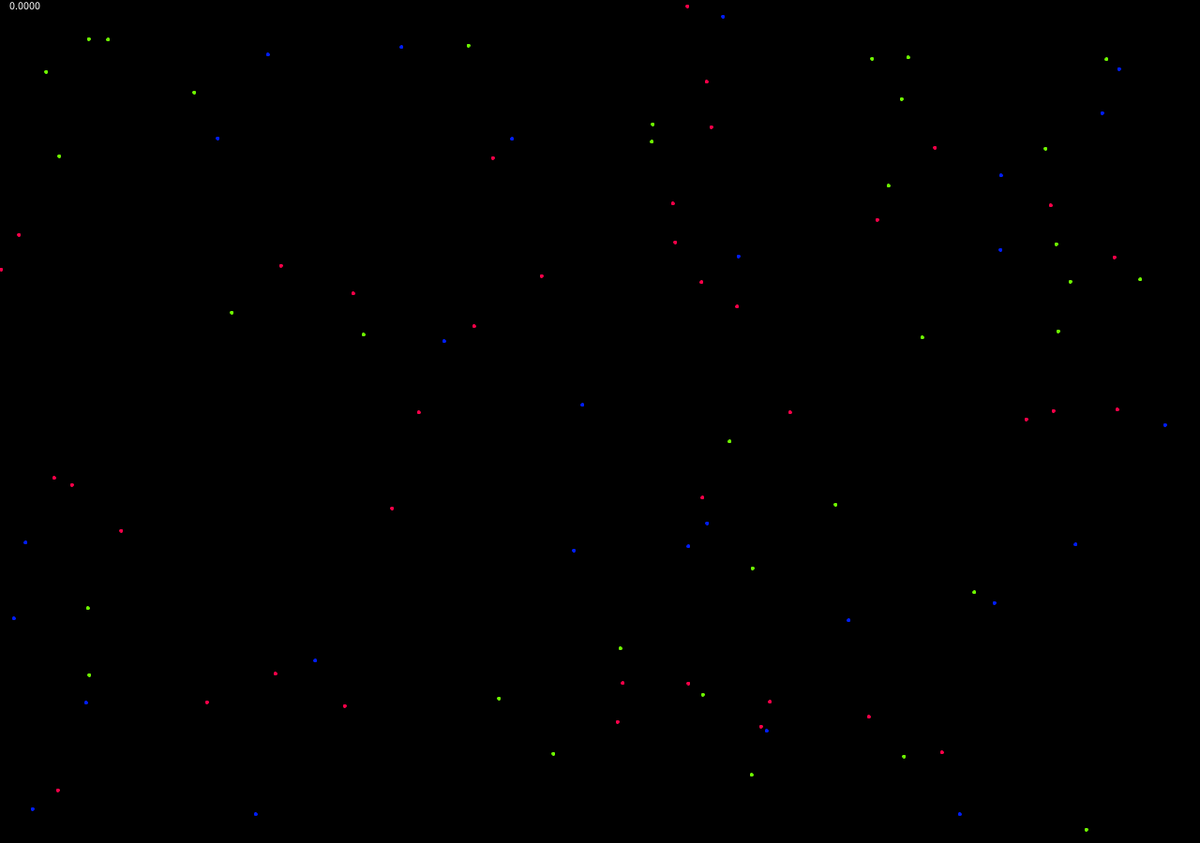
Frame 1 (no input)
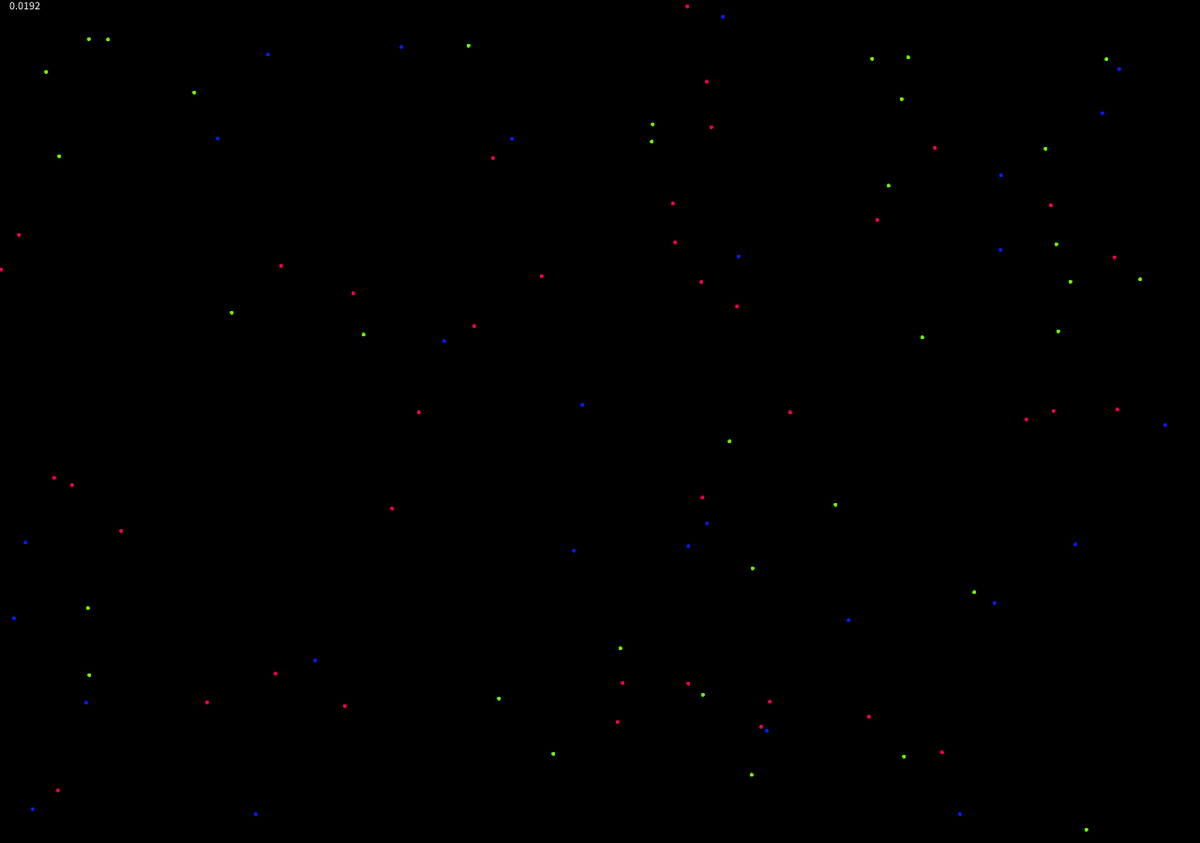
Frame 60 (the mouse pressed at the canvas centre just before this capture)
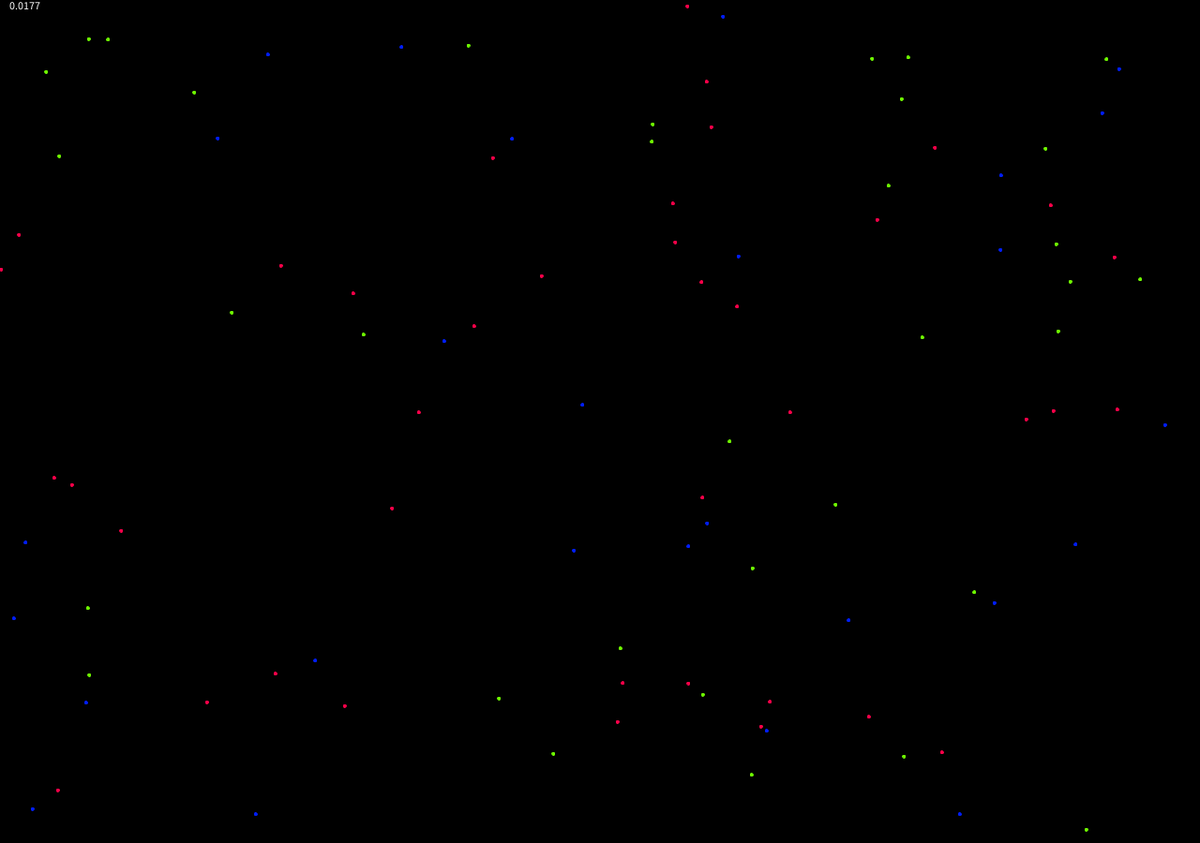
Frame 120 (the mouse held since frame 60 and released just before this capture)

The Processing sketch that drew these frames (run headless with seeded random() and noise(); from frame 60 on, the mouse is pressed at the canvas centre):

// Processing sketch: particle_system_2
// ── particle_system_2.pde
ArrayList<Particle> particles = new ArrayList<Particle>();
int ID = 0;


ArrayList<ParticleType> types = new ArrayList<ParticleType>();
final int NUM_TYPES = 3;
final int NUM_DOTS = 100;
QuadTree tree;

long time_now = System.nanoTime();
long time_last = System.nanoTime();
long time_delta = 0;
float dt = 0;
float dt_accum = 0;
float dt_display = 0;
void setup() {
  size(1280, 900);

  colorMode(HSB);

  for (int i = 0; i < NUM_TYPES; i += 1) {
    types.add(new ParticleType());
  }
  
  for (ParticleType type : types) {
    type.makeForces();
  }

  for (int i = 0; i < NUM_DOTS; i += 1) {
    particles.add( new Particle(random(width), random(height)));
  }
  M = new PVector(mouseX, mouseY);
  
  //frameRate(1);
}
PVector M;
float mbw = 100;
float mbh = 100;
final float BORDER = 10;
ArrayList<QuadTreePoint> mlist = new ArrayList<QuadTreePoint>();
void draw() {
  time_now = System.nanoTime();
  time_delta = time_now - time_last;
  time_last = time_now;
  dt = (time_delta / 1e9);
  
  background(0);
  M.set(mouseX, mouseY);

  tree = new QuadTree(0, 0, width, height);

  for (Particle p : particles) {
    tree.addPoint(p);
    p.update();
    p.draw();
  }
  
  fill(255);
  dt_accum += dt;
  if (dt_accum > 1) {
    dt_display = dt;
    dt_accum -= 1;
  }
  text(nfc(dt_display, 4), 10, 10);

 // tree.draw();

//  stroke(0, 255, 255);
//  noFill();
//  ellipse(M.x, M.y, mbw*2, mbh*2);
//  mlist.clear();
//  tree.getPointsInCicle(mlist, M.x, M.y, mbw);
//  stroke(0, 255, 0);
//  noFill();
//  for (QuadTreePoint qtp : mlist) {
//    ellipse(qtp.pos.x, qtp.pos.y, 5, 5);
//  }
}

// ── Particle.pde
 //<>//

class Particle extends QuadTreePoint {



  //PVector vel, acc;
  float angle, speed;
  ArrayList<QuadTreePoint> nearby = new ArrayList<QuadTreePoint>();
  ParticleType type;
  Particle(float x, float y) {
    super(x, y);

    type = types.get(floor(random(types.size())));

  //  vel = PVector.random2D();
   // acc = new PVector();
  }

  void update() {
    nearby.clear();
    tree.getPointsInCicle(nearby, pos.x, pos.y, MAX_DIST);
    for (ParticleForce force : type.forces) {
      for (QuadTreePoint qtp : nearby) {

        Particle p = (Particle) qtp;
        if (p.id == id) continue;
        if (p.type.equals(force.otherType)) {
          steer(p.pos, force);
        }
      }
    }
  //  acc.add(PVector.random2D().mult(random(0.1)));


    if (pos.x < BORDER) {
      applyForce(10, 0);
    }

    if (pos.x > width - BORDER) {
      applyForce(-10, 0);
    }

    if (pos.y < BORDER) {
      applyForce(0, 10);
    }

    if (pos.y > height - BORDER) {
      applyForce(0, -10);
    }


    //vel.add(acc);
    //vel.limit(4);
    //vel.mult(0.99);

    //pos.add(vel);
    //acc.mult(0);
  }

  void steer(PVector p, ParticleForce force) {
    //float d = PVector.dist(p, pos);
    //PVector steer = new PVector();
    //if (d < force.minDist) {
    //  steer.add(PVector.sub(pos, p).mult(1 / d));
    // // steer.limit(4);
    //  applyForce(steer);
    //  return;
    //} else if (d < force.mid) {
    //  steer.add(PVector.sub(p, pos).mult(d));
    //} else if (d < force.maxDist) {
    //  steer.add(PVector.sub(p, pos).mult(1/d));
    //}
    //steer.limit(abs(force.maxForce));
    //if (force.maxForce < 0) {
    //  steer.mult(-1);
    //}
    //steer.setMag(abs(force.maxForce));
    //applyForce(steer);
  }

  void applyForce(PVector force) {
    //acc.add(force);
  }

  void applyForce(float x, float y) {
    //acc.add(x, y);
  }

  void draw() {
    stroke(type.c);
    fill(type.c);
    ellipse(pos.x, pos.y, 3, 3);
  }
}

class QuadTreePoint {
  final int id;
  {
    ID += 1;
    id = ID;
  }
  public PVector pos;


  QuadTreePoint(float x, float y) {
    pos = new PVector(x, y);
  }
  @Override
    boolean equals(Object o) {
    if (o instanceof QuadTreePoint) {
      QuadTreePoint qtp = (QuadTreePoint) o;
      if (qtp.id == id) return true;
    }
    return false;
  }
  int hashCode() {
    return Integer.hashCode(id);
  }
}

// ── ParticleTypes.pde
class ParticleType {
  final int id;
  {
    ID += 1;
    id = ID;
  }


  ArrayList<ParticleForce> forces = new ArrayList<ParticleForce>();
  color c = color(random(255), 255, 255);
  
  
  void makeForces() {
    for (ParticleType type : types) {
     
      
      forces.add( new ParticleForce(type));
    }
  }
}
final float MAX_DIST = 100;
class ParticleForce {
  ParticleType otherType;

  float minDist = 10;
  float maxDist = random(minDist, MAX_DIST);
  float mid = random(minDist, maxDist);
  
  //float maxForce = random(-3,3);
  float angle = random(-PI,PI);
  
  ParticleForce(ParticleType other) {
    otherType = other;
  }
}

// ── QuadTree.pde
boolean pointInRect(float x, float y, float rx, float ry, float rw, float rh) {
  return (x >= rx && x < rx + rw && y >= ry && y < ry + rh);
}

class QuadTree {
  PVector pos, dims;

  QuadTree[] children = null;
  ArrayList<QuadTreePoint> points = new ArrayList<QuadTreePoint>();



  QuadTree(float x, float y, float w, float h) {
    pos = new PVector(x, y);
    dims = new PVector(w, h);
  }

  boolean inside(float x, float y) {
    return (x >= pos.x && x < pos.x + dims.x && y >= pos.y && y < pos.y + dims.y);
  }
  boolean inside(QuadTreePoint p) {
    return inside(p.pos.x, p.pos.y);
  }
  
  
  void getPointsInCicle(ArrayList<QuadTreePoint> list, float x, float y, float r) {
    
    float xx = x -r; 
    float yy = y - r;
    
    getPointsInRect(list,xx,yy,r*2,r*2);
    
    for (int i = list.size()-1; i >= 0; i -= 1) {
      QuadTreePoint qtp = list.get(i);
      float xs = (qtp.pos.x - x) * (qtp.pos.x - x);
      float ys = (qtp.pos.y - y) * (qtp.pos.y - y);
      
      if (abs(xs) + abs(ys) < (r*r)) {
        
      } else{
        list.remove(i);
      }
      
    }
    
  }
  
  void getPointsInRect(ArrayList<QuadTreePoint> list, float x, float y, float w, float h) {
    
    for (QuadTreePoint qtp : points) {
      if (pointInRect(qtp.pos.x, qtp.pos.y, x, y, w, h)) {
        list.add(qtp);
      }
    }
    
    if (children != null) {
      for (QuadTree child : children) {
        child.getPointsInRect(list,x,y,w,h);
      }
    }
    
  }


  void draw() {
    stroke(255, 128);
    noFill();
    rect(pos.x, pos.y, dims.x, dims.y);
    if (children != null) {
      for (QuadTree child : children ) {
        child.draw();
      }
    }
  }

  boolean addPoint(QuadTreePoint p) {
    if (inside(p)) {
      if (points.size() < LIMIT) {
        points.add(p);
        return true;
      } else {
        if (children == null) {
          children = new QuadTree[4];
          float wh = dims.x / 2;
          float hh = dims.y / 2;
          children[0] = new QuadTree(pos.x, pos.y, wh, hh);
          children[1] = new QuadTree(pos.x+wh, pos.y, wh, hh);
          children[2] = new QuadTree(pos.x, pos.y+hh, wh, hh);
          children[3] = new QuadTree(pos.x+wh, pos.y+hh, wh, hh);
        }

        for (QuadTree child : children) {
          if (child.addPoint(p)) {
            return true;
          }
        }
      }
    }

    return false;
  }
}

final int LIMIT = 4;
